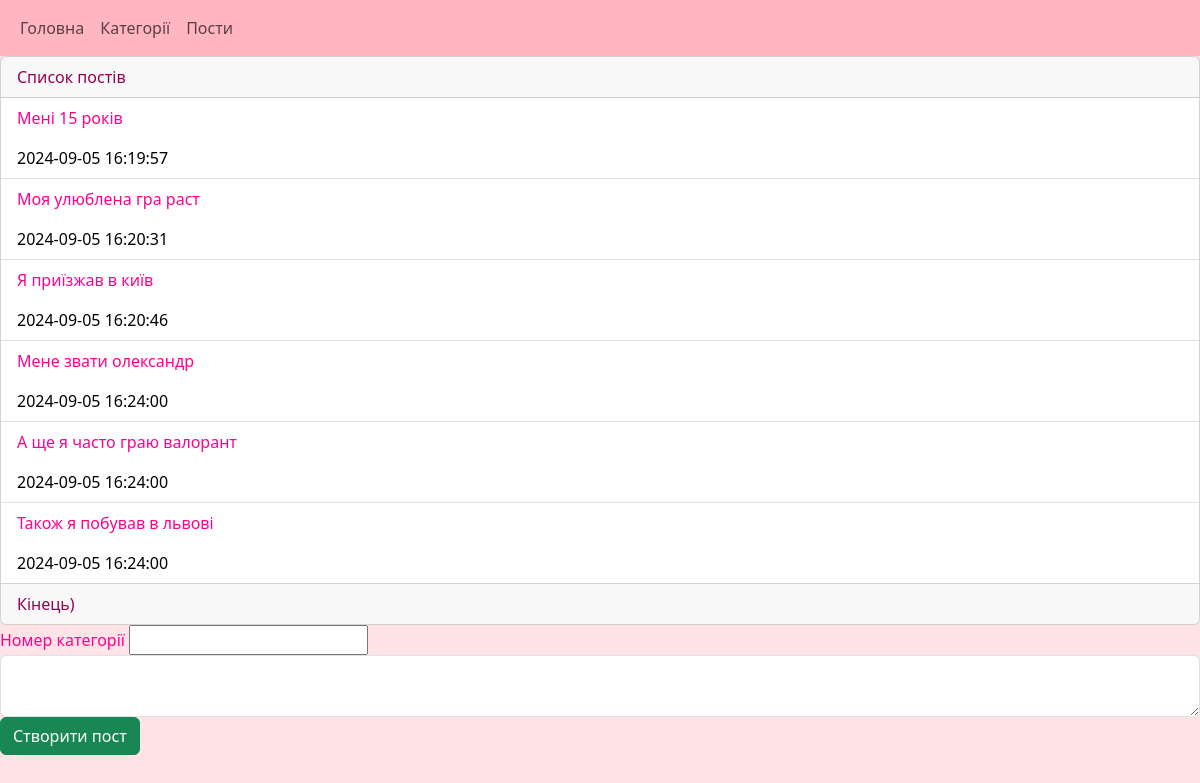
Page /posts on the earlier database version.
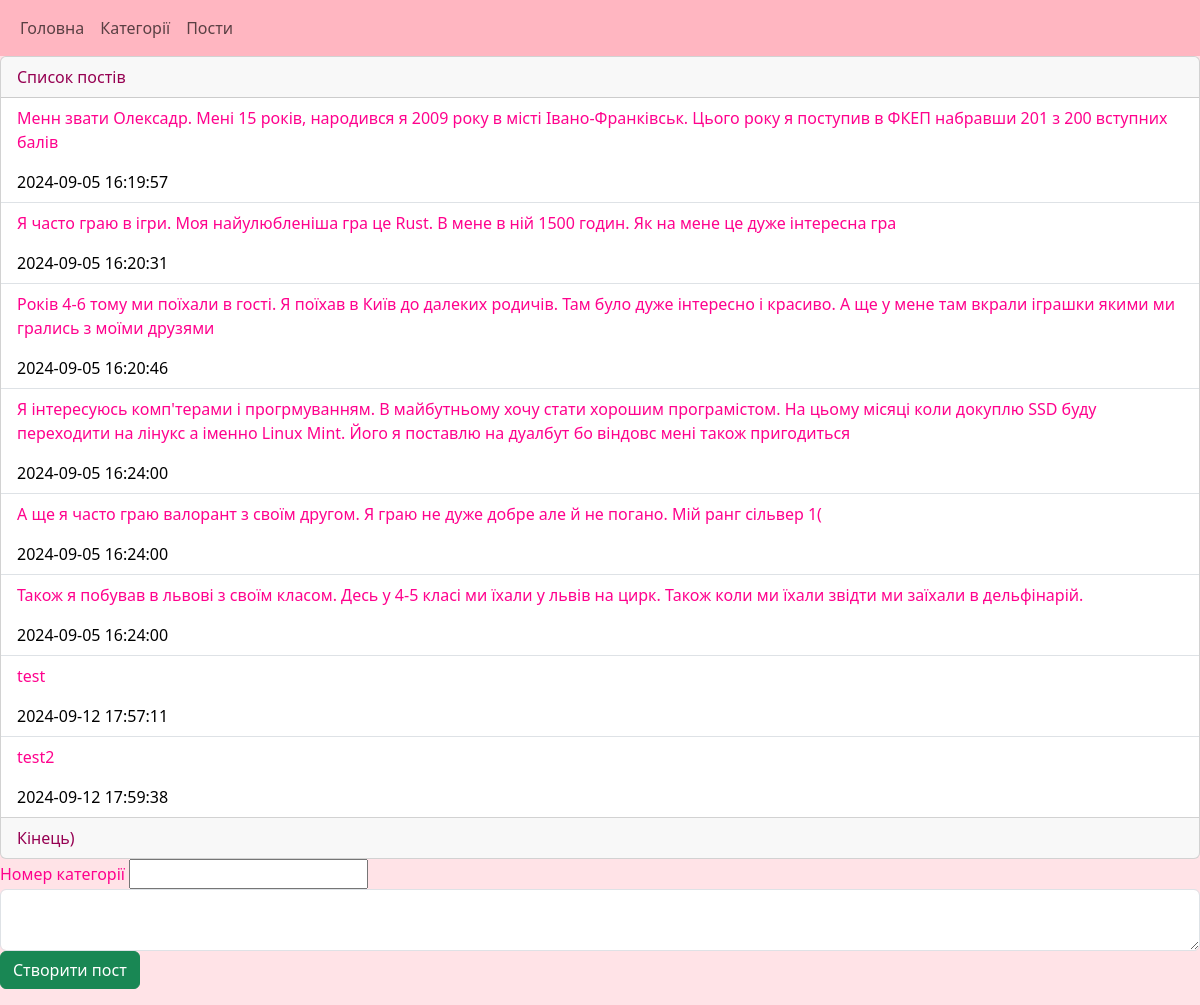
Same page on the later database version.
### tables this page shows
CREATE TABLE post (
post_id INTEGER PRIMARY KEY AUTOINCREMENT,
category_id INTEGER,
text TEXT,
datetime TEXT NOT NULL DEFAULT CURRENT_TIMESTAMP,
FOREIGN KEY(category_id) REFERENCES category(category_id)

);

### main.py (the view)
@app.route("/posts", methods=["GET", "POST"])
def post_list():
    if request.method == "POST":
        category_id = request.form.get("category_id")
        text = request.form.get("text")
        db.addPost(category_id, text)
        return redirect(f"/posts")
    return render_template("post_list.html",
                           post_list=db.getPosts())

### db.py (called while the page is built)
def open():
    global conn, cursor
    conn = sqlite3.connect(db_name)
    cursor = conn.cursor()

def close():
    cursor.close()
    conn.close()

def getPosts():
    open()
    cursor.execute("SELECT * FROM post")
    res = cursor.fetchall()
    close()
    return res

### templates/post_list.html (shortened to what this page needs)
{% extends "base.html" %}
{% block content %}
<div class="card">
    <div class="card-header">Список постів</div>
    <ul class="list-group list-group-flush">
    {% for p in post_list %}
            <li class="list-group-item">
                <p>{{p[2]}}</p>
                <span>{{p[3]}}</spamn
    {% endfor %}
    </ul>
    <div class="card-footer">
        Кінець)
    </div>
</div>
<div class="mb-3">
    <form method="post">
        <label>Номер категорії</label>
        <input type="number" name="category_id">
        <textarea class="form-control" name="text" ></textarea>
        <input type='submit' value="Створити пост" class="btn btn-success">
    </form>
</div>
{% endblock %}

### templates/base.html (shortened to what this page needs)
<!DOCTYPE html>
<html lang="en">
<head>
    <link href="https://cdn.jsdelivr.net/npm/bootstrap@5.3.3/dist/css/bootstrap.min.css" rel="stylesheet">
    <link rel="stylesheet" href="{{ url_for('static', filename='style.css')  }}"></head>
<body>
     {% include 'menu.html' %}
     {% block content %}{% endblock %}
</body>
</html>

### templates/menu.html
<nav class="navbar navbar-expand-lg bg-body-tertiary navbarr">
    <div class="container-fluid">
    <ul class="navbar-nav me-auto mb-2 mb-lg-0">
        <li class="nav-item">
            <a href="/" class='nav-link'>
                Головна
            </a>
        </li>
        <li class="nav-item">
            <a href="/categories" class='nav-link'>
                Категорії
            </a>
        </li>
        <li class="nav-item">
            <a href="/posts" class='nav-link'>
                Пости
            </a>
        </li>
    </ul>
    </div>
</nav>

### static/style.css (style rules this page uses)
body { background: rgb(255, 227, 231); }
.list-group-item a,p,span { text-decoration: none; color: rgb(255, 2, 141); }
.list-group-item span { text-decoration: none; color: rgb(0, 0, 0); }
.navbarr { background: rgb(255, 182, 193) !important; }
.mb-3 { color: rgb(255, 2, 141); }
.card-footer { color: rgb(150, 0, 82); }
.card-header { color: rgb(150, 0, 82); }

Differences in the rows shown:
changed post: text "Мені 15 років" → "Менн звати Олексадр. Мені 15 років, народився я 2009 року в місті Івано-Франківськ. Цього року я поступив в ФКЕП набравши 201 з 200 вступних балів"
changed post: text "Моя улюблена гра раст" → "Я часто граю в ігри. Моя найулюбленіша гра це Rust. В мене в ній 1500 годин. Як на мене це дуже інтересна гра"
changed post: text "Я приїзжав в київ" → "Років 4-6 тому ми поїхали в гості. Я поїхав в Київ до далеких родичів. Там було дуже інтересно і красиво. А ще у мене там вкрали іграшки якими ми грались з моїми друзями"
changed post: text "Мене звати олександр" → "Я інтересуюсь комп'терами і прогрмуванням. В майбутньому хочу стати хорошим програмістом. На цьому місяці коли докуплю SSD буду переходити на лінукс а іменно Linux Mint. Його я поставлю на дуалбут бо віндовс мені також пригодиться"
changed post: text "А ще я часто граю валорант" → "А ще я часто граю валорант з своїм другом. Я граю не дуже добре але й не погано. Мій ранг сільвер 1("
changed post: text "Також я побував в львові" → "Також я побував в львові з своїм класом. Десь у 4-5 класі ми їхали у львів на цирк. Також коли ми їхали звідти ми заїхали в дельфінарій."
added post: text "test", datetime "2024-09-12 17:57:11"
added post: text "test2", datetime "2024-09-12 17:59:38"
